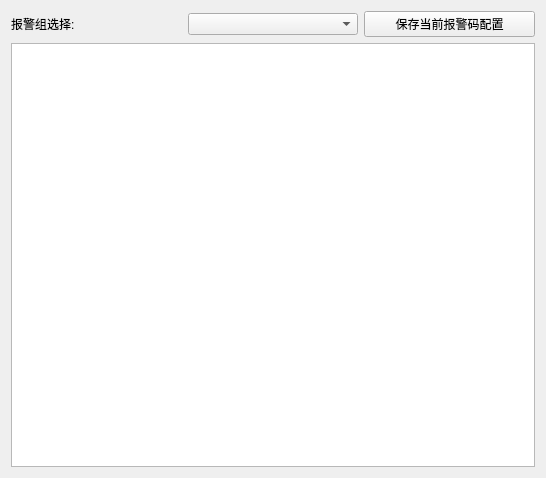
<?xml version="1.0" encoding="UTF-8"?>
<ui version="4.0">
 <class>OtherACAlarmcode</class>
 <widget class="QWidget" name="OtherACAlarmcode">
  <property name="geometry">
   <rect>
    <x>0</x>
    <y>0</y>
    <width>546</width>
    <height>478</height>
   </rect>
  </property>
  <property name="windowTitle">
   <string>Form</string>
  </property>
  <layout class="QVBoxLayout" name="verticalLayout">
   <item>
    <layout class="QHBoxLayout" name="horizontalLayout">
     <item>
      <widget class="QLabel" name="label">
       <property name="text">
        <string>报警组选择:</string>
       </property>
      </widget>
     </item>
     <item>
      <widget class="QComboBox" name="comboBox"/>
     </item>
     <item>
      <widget class="QPushButton" name="pushButton">
       <property name="text">
        <string>保存当前报警码配置</string>
       </property>
      </widget>
     </item>
    </layout>
   </item>
   <item>
    <widget class="QTableView" name="tv"/>
   </item>
  </layout>
 </widget>
 <resources/>
 <connections/>
</ui>
